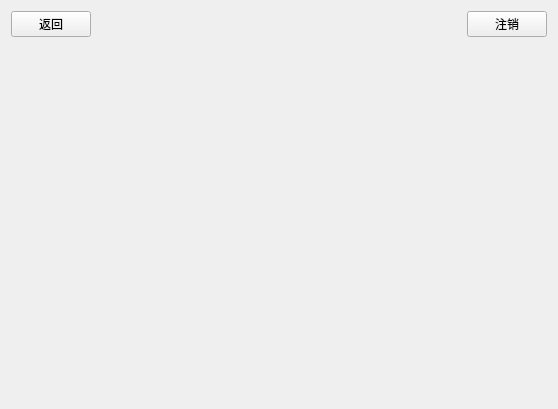
<?xml version="1.0" encoding="UTF-8"?>
<ui version="4.0">
 <class>MasterView</class>
 <widget class="QWidget" name="MasterView">
  <property name="geometry">
   <rect>
    <x>0</x>
    <y>0</y>
    <width>558</width>
    <height>409</height>
   </rect>
  </property>
  <property name="windowTitle">
   <string>MasterView</string>
  </property>
  <layout class="QVBoxLayout" name="verticalLayout">
   <item>
    <layout class="QHBoxLayout" name="horizontalLayout">
     <item>
      <widget class="QPushButton" name="btnBack">
       <property name="text">
        <string>返回</string>
       </property>
      </widget>
     </item>
     <item>
      <spacer name="horizontalSpacer">
       <property name="orientation">
        <enum>Qt::Horizontal</enum>
       </property>
       <property name="sizeHint" stdset="0">
        <size>
         <width>40</width>
         <height>20</height>
        </size>
       </property>
      </spacer>
     </item>
     <item>
      <widget class="QLabel" name="labelTab">
       <property name="text">
        <string/>
       </property>
      </widget>
     </item>
     <item>
      <spacer name="horizontalSpacer_2">
       <property name="orientation">
        <enum>Qt::Horizontal</enum>
       </property>
       <property name="sizeHint" stdset="0">
        <size>
         <width>40</width>
         <height>20</height>
        </size>
       </property>
      </spacer>
     </item>
     <item>
      <widget class="QPushButton" name="btnLogOut">
       <property name="text">
        <string>注销</string>
       </property>
      </widget>
     </item>
    </layout>
   </item>
   <item>
    <widget class="QStackedWidget" name="stackedWidget"/>
   </item>
  </layout>
 </widget>
 <resources/>
 <connections/>
</ui>
